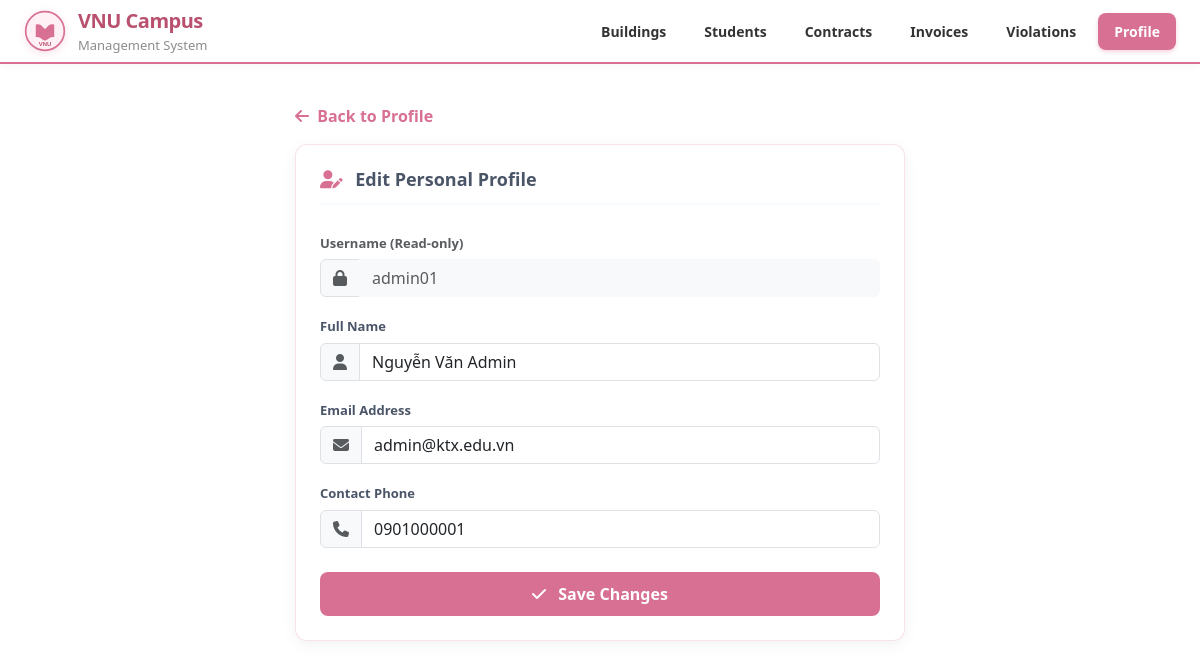
/ktx/EditProfileView.php (signed in), run on the app's committed database.
### tables this page shows
CREATE TABLE users (
    user_id      INT           NOT NULL AUTO_INCREMENT,
    username     VARCHAR(50)   NOT NULL UNIQUE,
    password     VARCHAR(255)  NOT NULL                   COMMENT 'Bcrypt hash',
    email        VARCHAR(100)  NOT NULL UNIQUE,
    full_name    VARCHAR(100)  NOT NULL,
    phone        VARCHAR(15)   DEFAULT NULL UNIQUE,         
    role         ENUM('admin','staff','student') NOT NULL DEFAULT 'student',
    avatar_url   VARCHAR(500)  DEFAULT NULL               COMMENT 'Cloud Storage URL',
    status_code  VARCHAR(50)   NOT NULL DEFAULT 'active'  COMMENT 'Ref: statuses(user,code)',
    last_login   DATETIME      DEFAULT NULL,
    created_at   DATETIME      NOT NULL DEFAULT CURRENT_TIMESTAMP,
    updated_at   DATETIME      NOT NULL DEFAULT CURRENT_TIMESTAMP ON UPDATE CURRENT_TIMESTAMP,
    created_by   INT           DEFAULT NULL               COMMENT 'user_id người tạo — [f]',
    updated_by   INT           DEFAULT NULL               COMMENT 'user_id người sửa — [f]',
    PRIMARY KEY (user_id),
    INDEX idx_role        (role),
    INDEX idx_status_code (status_code)
);

### ktx/EditProfileView.php (the view, shortened to what this page needs)
<?php
$host    = 'localhost';
$db      = 'campus_final';
$user    = 'root';
$pass    = '';
$charset = 'utf8mb4';
try {
    $pdo = new PDO(
        "mysql:host=$host;dbname=$db;charset=$charset",
        $user, $pass,
        [
            PDO::ATTR_ERRMODE            => PDO::ERRMODE_EXCEPTION,
            PDO::ATTR_DEFAULT_FETCH_MODE => PDO::FETCH_ASSOC,
            PDO::ATTR_EMULATE_PREPARES   => false,
        ]
    );
} catch (PDOException $e) {
    die('<p style="color:red">DB Connection Failed: ' . htmlspecialchars($e->getMessage()) . '</p>');
}
$current_user_id = $_SESSION['user_id'];
$userSql = "SELECT user_id, username, email, full_name, phone FROM users WHERE user_id = :user_id LIMIT 1";
$userStmt = $pdo->prepare($userSql);
$userStmt->execute(['user_id' => $current_user_id]);
$userInfo = $userStmt->fetch();
include 'header.php';
?>
<link href="https://cdn.jsdelivr.net/npm/bootstrap@5.3.0/dist/css/bootstrap.min.css" rel="stylesheet">
<link href="https://cdnjs.cloudflare.com/ajax/libs/font-awesome/6.4.0/css/all.min.css" rel="stylesheet">
<div class="edit-profile-container">
    <div class="mb-3">
        <a href="ProfileView.php" class="back-link">
            <i class="fa-solid fa-arrow-left me-1"></i> Back to Profile
        </a>
    </div>
    <div class="card card-edit-section p-4">
        <h4 class="card-edit-title">
            <i class="fa-solid fa-user-pen me-2" style="color: #D87093;"></i> Edit Personal Profile
        </h4>
        <form action="EditProfileView.php" method="POST" autocomplete="off">
            <div class="mb-3">
                <label class="form-label text-muted">Username (Read-only)</label>
                <div class="input-group">
                    <span class="input-group-text bg-light"><i class="fa-solid fa-lock text-muted"></i></span>
                    <input type="text" class="form-control bg-light text-muted" value="<?= htmlspecialchars($userInfo['username']) ?>" readonly>
                </div>
            </div>
            <div class="mb-3">
                <label for="full_name" class="form-label">Full Name</label>
                <div class="input-group">
                    <span class="input-group-text"><i class="fa-solid fa-user text-muted"></i></span>
                    <input type="text" class="form-control" id="full_name" name="full_name"
                           value="<?= htmlspecialchars($userInfo['full_name']) ?>" required placeholder="Enter your full name">
                </div>
            </div>
            <div class="mb-3">
                <label for="email" class="form-label">Email Address</label>
                <div class="input-group">
                    <span class="input-group-text"><i class="fa-solid fa-envelope text-muted"></i></span>
                    <input type="email" class="form-control" id="email" name="email"
                           value="<?= htmlspecialchars($userInfo['email']) ?>" required placeholder="Enter your email address">
                </div>
            </div>
            <div class="mb-4">
                <label for="phone" class="form-label">Contact Phone</label>
                <div class="input-group">
                    <span class="input-group-text"><i class="fa-solid fa-phone text-muted"></i></span>
                    <input type="text" class="form-control" id="phone" name="phone"
                           value="<?= htmlspecialchars($userInfo['phone'] ?? '') ?>" placeholder="Enter your phone number">
                </div>
            </div>
            <div class="d-grid">
                <button type="submit" name="btn_update_profile" class="btn btn-pink-save py-2">
                    <i class="fa-solid fa-check me-2"></i> Save Changes
                </button>
            </div>
        </form>
    </div>
</div>
</body>
</html>

### ktx/style.css (style rules this page uses)
*, *::before, *::after { box-sizing: border-box; margin: 0; padding: 0; }
:root { --bg: #FFFDFD; --card: #ffffff; --primary: #D87093; --primary-hover: #C25A7A; --primary-dk:#B8506E; --primary-lt:#FFF0F5; --text: #333333; --muted: #666666; --border: #F0D8DE; --green: #2E8B57; --green-lt: #E8F5E9; --red: #D32F2F; --red-lt: #FFE4E1; --yellow: #B8860B; --yellow-lt: #FFFDE7; --blue: #0ea5a4; --blue-lt: #E0F2F1; --purple: #8E24AA; --purple-lt: #F3E8FF; --radius: 12px; --shadow: 0 2px 6px rgba(216, 112, 147, 0.15); }
body { font-family: 'Segoe UI', system-ui, sans-serif; background: var(--bg); color: var(--text); min-height: 100vh; }
.btn { display: inline-flex; align-items: center; gap: 6px; padding: 10px 20px; border-radius: 8px; font-size: 14px; font-weight: 600; cursor: pointer; border: none; text-decoration: none; transition: all .2s; }
.card { background: var(--card); border-radius: var(--radius); box-shadow: var(--shadow); overflow: hidden; margin-bottom: 24px; border: 1px solid var(--border); }
.form-label { font-size: 14px; font-weight: 600; color: var(--text); }
.form-control { width: 100%; padding: 12px 16px; border: 1px solid var(--border); border-radius: 8px; font-size: 14px; color: var(--text); background: #fff; outline: none; transition: all .2s; font-family: inherit; }
.form-control[readonly] { background: #f8fafc; color: var(--muted); border-color: transparent; }

### ktx/EditProfileView.php (style rules this page uses)
.edit-profile-container { max-width: 650px; margin: 40px auto; padding: 0 20px; font-family: 'Segoe UI', Tahoma, Geneva, Verdana, sans-serif; }
.card-edit-section { border: 1px solid rgba(216, 112, 147, 0.2) !important; border-radius: 12px !important; box-shadow: 0 4px 15px rgba(0, 0, 0, 0.05) !important; background: #ffffff !important; }
.card-edit-title { color: #4a5568; font-weight: 600; font-size: 18px; border-bottom: 2px solid #f7fafc; padding-bottom: 12px; margin-bottom: 25px; }
.form-label { font-weight: 600; color: #4a5568; font-size: 13px; margin-bottom: 6px; }
.btn-pink-save { background-color: #D87093 !important; border: none !important; color: white !important; font-weight: 600 !important; padding: 10px !important; border-radius: 8px !important; transition: all 0.2s; }
.back-link { color: #D87093; font-weight: 600; text-decoration: none; display: inline-block; transition: color 0.2s; }

### data on the page
users: username "admin01", full_name "Nguyễn Văn Admin", email "admin@ktx.edu.vn", phone "0901000001"
